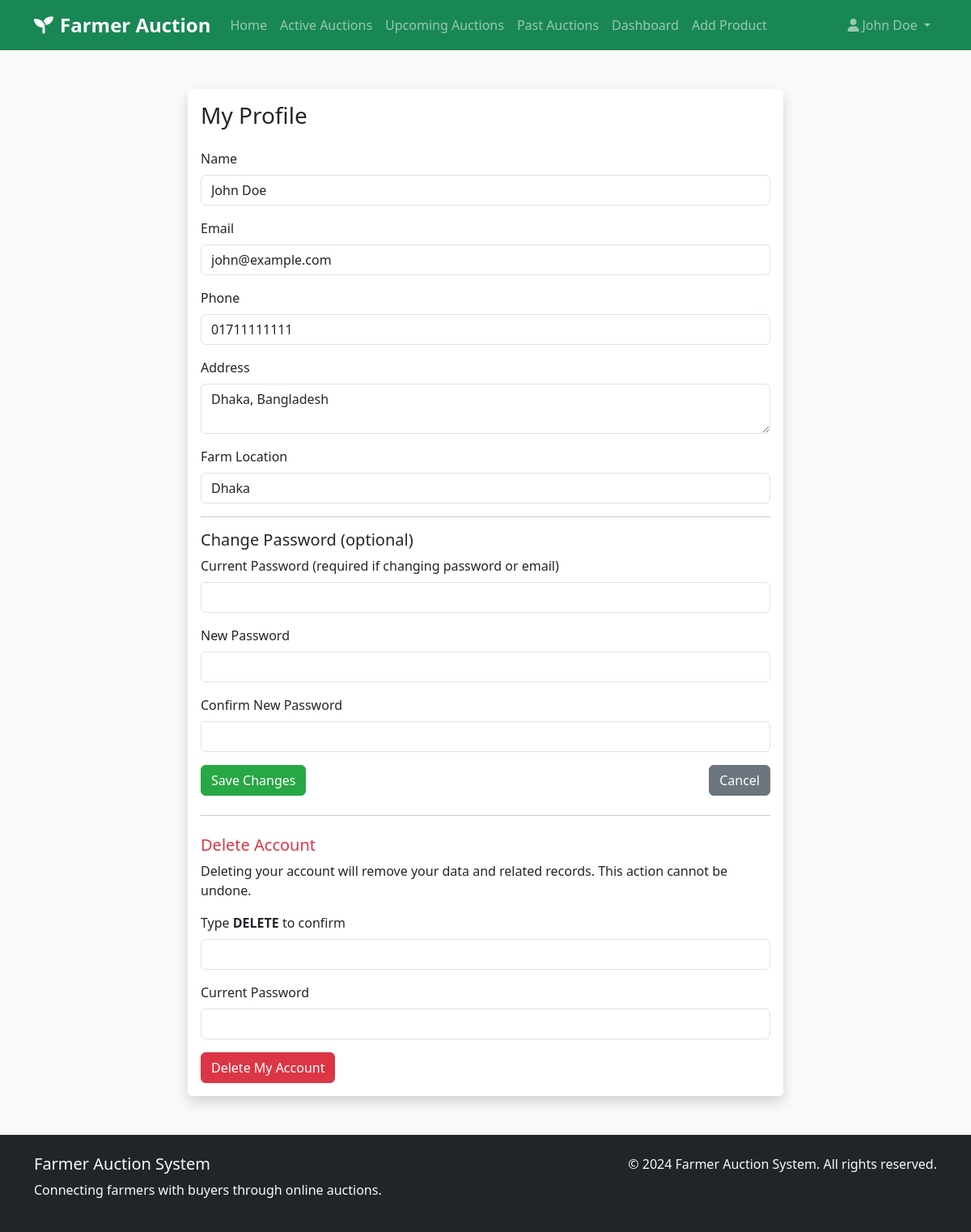
/profile.php (signed in), run on the app's committed database.
### tables this page shows
CREATE TABLE IF NOT EXISTS Farmers (
    farmer_id INT PRIMARY KEY AUTO_INCREMENT,
    name VARCHAR(100) NOT NULL,
    email VARCHAR(100) UNIQUE NOT NULL,
    password VARCHAR(255) NOT NULL,
    phone VARCHAR(20),
    address TEXT,
    farm_location VARCHAR(255),
    created_at TIMESTAMP DEFAULT CURRENT_TIMESTAMP
);

### profile.php (the view, shortened to what this page needs)
<?php
$database = new Database();
$db = $database->getConnection();
$user_id = $_SESSION['user_id'];
$user_type = $_SESSION['user_type'];
$table = ($user_type === 'farmer') ? 'Farmers' : 'Buyers';
$id_field = ($user_type === 'farmer') ? 'farmer_id' : 'buyer_id';
$query = "SELECT * FROM {$table} WHERE {$id_field} = ?";
$stmt = $db->prepare($query);
$stmt->execute([$user_id]);
$user = $stmt->fetch(PDO::FETCH_ASSOC);
include 'includes/header.php';
?>
<div class="container mt-5">
    <div class="row justify-content-center">
        <div class="col-md-8">
            <div class="card shadow">
                <div class="card-body">
                    <h3 class="card-title mb-4">My Profile</h3>
                    <form method="POST">
                        <div class="mb-3">
                            <label class="form-label">Name</label>
                            <input type="text" name="name" class="form-control" value="<?php echo htmlspecialchars($user['name']); ?>" required>
                        </div>
                        <div class="mb-3">
                            <label class="form-label">Email</label>
                            <input type="email" name="email" class="form-control" value="<?php echo htmlspecialchars($user['email']); ?>" required>
                        </div>
                        <div class="mb-3">
                            <label class="form-label">Phone</label>
                            <input type="text" name="phone" class="form-control" value="<?php echo htmlspecialchars($user['phone']); ?>">
                        </div>
                        <div class="mb-3">
                            <label class="form-label">Address</label>
                            <textarea name="address" class="form-control"><?php echo htmlspecialchars($user['address']); ?></textarea>
                        </div>
                        <?php if ($user_type === 'farmer'): ?>
                            <div class="mb-3">
                                <label class="form-label">Farm Location</label>
                                <input type="text" name="farm_location" class="form-control" value="<?php echo htmlspecialchars($user['farm_location']); ?>">
                            </div>
                        <?php endif; ?>
                        <hr>
                        <h5>Change Password (optional)</h5>
                        <div class="mb-3">
                            <label class="form-label">Current Password (required if changing password or email)</label>
                            <input type="password" name="current_password" class="form-control">
                        </div>
                        <div class="mb-3">
                            <label class="form-label">New Password</label>
                            <input type="password" name="new_password" class="form-control">
                        </div>
                        <div class="mb-3">
                            <label class="form-label">Confirm New Password</label>
                            <input type="password" name="confirm_password" class="form-control">
                        </div>
                        <div class="d-flex justify-content-between align-items-center">
                            <button type="submit" class="btn btn-success">Save Changes</button>
                            <a href="/farmer_auction/" class="btn btn-secondary">Cancel</a>
                        </div>
                    </form>
                    <hr class="my-4">
                    <h5 class="text-danger">Delete Account</h5>
                    <p>Deleting your account will remove your data and related records. This action cannot be undone.</p>
                    <form method="POST" onsubmit="return confirm('Are you sure you want to delete your account? This action cannot be undone.');">
                        <div class="mb-3">
                            <label class="form-label">Type <strong>DELETE</strong> to confirm</label>
                            <input type="text" name="confirm_delete" class="form-control">
                        </div>
                        <div class="mb-3">
                            <label class="form-label">Current Password</label>
                            <input type="password" name="current_password_delete" class="form-control" required>
                        </div>
                        <button type="submit" class="btn btn-danger">Delete My Account</button>
                    </form>
                </div>
            </div>
        </div>
    </div>
</div>
<?php include 'includes/footer.php'; ?>

### assets/css/style.css (style rules this page uses)
body { font-family: 'Segoe UI', Tahoma, Geneva, Verdana, sans-serif; background-color: #f8f9fa; }
.card { border: none; box-shadow: 0 0.125rem 0.25rem rgba(0, 0, 0, 0.075); transition: transform 0.2s ease-in-out; }
.btn-success { background-color: #28a745; border-color: #28a745; }

### data on the page
farmers: name "John Doe", email "john@example.com", phone "01711111111", address "Dhaka, Bangladesh", farm_location "Dhaka"

### other printed values
$_SESSION['name'] "John Doe"
